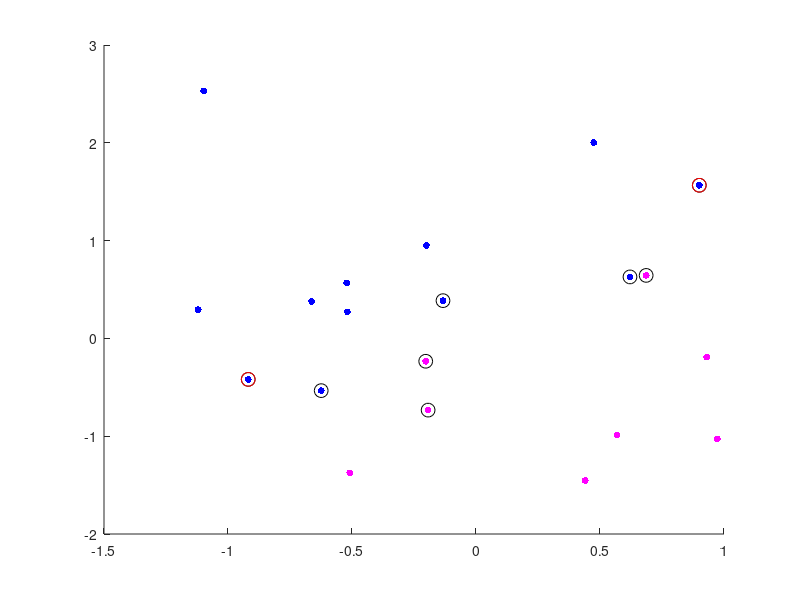

Reproduce this figure in MATLAB. (Note: this script raises an error after producing the figure.)
% This is a script for fitting support vector classifiers (i.e., SVMs with
% linear kernel). 
%
% Here is the formulation
%   min 0.5 w^T*w + C sum_i e_i
%       s.t. y_i (w^T*x_i - w_0) >= 1 \forall i
%            e_i >= 0
%
% We have simply added slack variables to max margin classifier formulation
% and added these slack variables as a penalty term with weight C.
%
% Using Lagrange multipliers \alpha for margin inequalities, the dual form 
% turns out to be
%   max -.5 sum_i sum_j \alpha_i \alpha_j y_i y_j x_i^T*x_j + sum_i \alpha_i
%       s.t. C >= \alpha_i >= 0 \forall i
%
% Note that the only difference from the max margin classifier dual form is
% that alpha are also bounded from above (by C)
%
% Again, setting the derivative w.r.t \alpha_i to zero, we get
%   \alpha_i = (1 - sum_{j\neq i} \alpha_j y_i y_j x_i^T x_j) / (x_i^T x_i)
%
% Note that we have ignored the inequality constraints. In the below
% optimization code, we set \alpha_i to zero if it becomes negative, and to
% C if it gets larger than C. This can be seen as a projection step in a 
% projected gradient descent procedure. This procedure gives identical 
% results to solving the optimization problem using MATLAB's quadprog.
%
% Note that data points with \alpha_i > 0 are support vectors. Support
% vectors with \alpha_i < C also lie on the margin (their e_i>=0)
% inequalities are active, i.e., e_i=0). For \alpha_i = C, e_i>=0 is not
% active; therefore, e_i can be > 0.
% Support vectors on the margin are marked with red circles.
%
% We also fit an SVM with linear kernel using MATLAB's fitcsvm function,
% however the results from this function do not match our results exactly.
% Figuring out why that happens is left for future work right now.
%
% Goker Erdogan (gokererdogan@gmail.com)
% 20 May 2015

colormap([0 0 1; 1 0 0; 0 1 0; 0 1 1; 1 1 0; 1 0 1])

% number of data points
n = 20;
% number of passes over all alpha
runs = 50;

% penalty cost
C = 2;

% sample 4 point data. useful for testing. 
%   w should be [1 -1], w0 should be 0
% x = [-1 1; -.5 2; 1 -1; 2 -1.5];
% y = [-1; -1; 1; 1];

% generate random data
% randn('seed', 0);
x = randn(n, 2);
y = ones(n, 1);
y((x(:,1) - x(:,2)) < 0) = -1;

% plot the data
scatter(x(:,1), x(:,2), 25, y, 'filled')
hold on

% randomly initialize alpha
alpha = abs(randn(n, 1).*0.001);

% optimization loop
for r = 1:runs
    old_alpha = alpha;
    for i = 1:n
        k = x(i,:) * x((1:n)~=i,:)';
        a = 1 - sum((y((1:n)~=i) .* alpha((1:n)~=i)) .* y(i) .* k');
        a = a ./ (x(i,:) * x(i,:)');
        alpha(i) = a; %alpha(i) + stepsize * a;
        if alpha(i) < 0
            alpha(i) = 0;
        elseif alpha(i) > C
            alpha(i) = C;
        end
    end
    % look at how much alpha changed
    da = sum((alpha - old_alpha).^2);
    fprintf('Iter %d. Change in alpha: %f\n', r, sum((alpha - old_alpha).^2));
    if da < 1e-9
        break;
    end
end

% print support vector indices and weights
svi = find(alpha>0);
sv = x(svi,:);
svi_onmargin = find(alpha>0 & alpha<C);
sv_onmargin = x(svi_onmargin, :);
fprintf('Support vector indices: %s\n', sprintf('%d ', svi));
fprintf('Support vector weights: %s\n', sprintf('%.4f ', alpha(svi)));

% calculate weight vector
w = sum(repmat(alpha .* y, 1, 2) .* x, 1);
w = w';
% calculate bias term
w0 = ((y(svi_onmargin(1)) * w' * x(svi_onmargin(1),:)') - 1) ./ y(svi_onmargin(1));
fprintf('Estimated weight vector: %s\n', sprintf('%.4f ', w));
fprintf('Bias: %f\n', w0);
fprintf('\n');

% plot support vectors
hsv = plot(sv(:,1),sv(:,2),'ko','MarkerSize',10);
% plot the support vectors on margin with a different color
hsv_om = plot(sv_onmargin(:,1),sv_onmargin(:,2),'ro','MarkerSize',10);

% plot the fitted line
hl = refline(-w(1)/w(2), -w0/w(2));
set(hl, 'Color', 'r');
% plot margins
hmp = refline(-w(1)/w(2), (1-w0)/w(2));
set(hmp, 'Color', 'r');
set(hmp, 'LineStyle', '--');
hmn = refline(-w(1)/w(2), (-1-w0)/w(2));
set(hmn, 'Color', 'r');
set(hmn, 'LineStyle', '--');

%% ALTERNATIVE 1: Use MATLAB's quadprog to solve the optimization problem
H = repmat(y, 1, 2) .* x;
H = H*H';
alpha_qp = quadprog(H, -ones(n,1), [], [], [], [], zeros(n,1), C*ones(n,1));

% print support vector indices and weights
svi_qp = find(alpha_qp>1e-6);
svi_om_qp = find(alpha < C & alpha_qp>1e-6);
fprintf('QP Support vector indices: %s\n', sprintf('%d ', svi_qp));
fprintf('QP Support vector weights: %s\n', sprintf('%.4f ', alpha_qp(svi_qp)));

% calculate weight vector
w_qp = sum(repmat(alpha_qp .* y, 1, 2) .* x, 1);
w_qp = w_qp';
% calculate bias term
w0_qp = ((y(svi_om_qp(1)) * w_qp' * x(svi_om_qp(1),:)') - 1) ./ y(svi_om_qp(1));
fprintf('QP Estimated weight vector: %s\n', sprintf('%.4f ', w_qp));
fprintf('QP Bias: %f\n', w0_qp);
fprintf('\n');

% plot the fitted line
hl_qp = refline(-w_qp(1)/w_qp(2), -w0_qp/w_qp(2));
set(hl_qp, 'Color', 'g');

%% ALTERNATIVE 2: Fit using MATLAB's fitcsvm
svm = fitcsvm(x, y, 'BoxConstraint', C, 'KernelFunction', 'linear', 'Alpha', abs(randn(n, 1).*0.01));
w_m = sum(repmat(svm.Alpha .* y(svm.IsSupportVector), 1, 2) .* x(svm.IsSupportVector,:), 1);
w_m = w_m';
svi_m = find(svm.IsSupportVector);
w0_m = ((y(svi_m(1)) * w_m' * x(svi_m(1),:)') - 1) ./ y(svi_m(1));
fprintf('MATLAB Support vector indices: %s\n', sprintf('%d ', svi_m));
fprintf('MATLAB Support vector weights: %s\n', sprintf('%.4f ', svm.Alpha));
fprintf('MATLAB Estimated weight vector: %s\n', sprintf('%.4f ', w_m));
fprintf('MATLAB Bias: %f\n', w0_m);

% hl_m = refline(-w_m(1)/w_m(2), -w0_m/w_m(2));
% set(hl_m, 'Color', 'b');
% axis equal

% legend([hsv, hl, hl_qp, hl_m],'Support Vectors', 'Our SVC', 'SVC with QP', 'MATLAB SVM');
legend([hsv, hl, hl_qp],'Support Vectors', 'Our SVC', 'SVC with QP');
